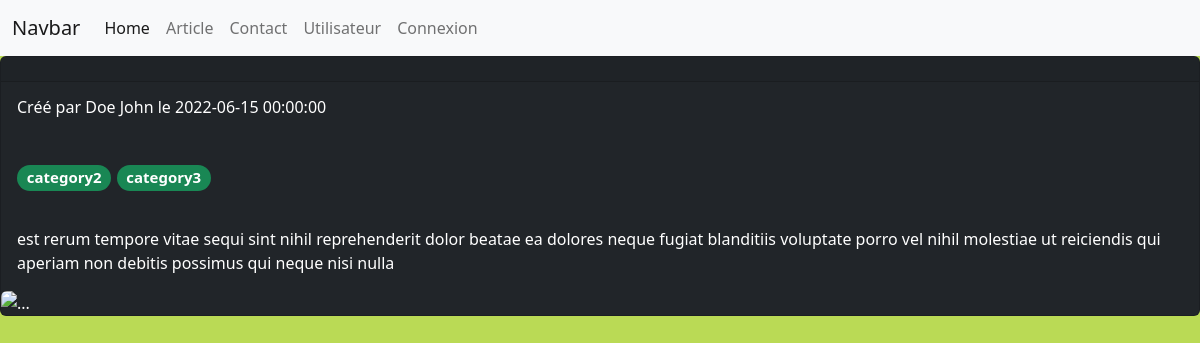
Screenshot of /?page=article_show&id=1 with the database file from the repository.
### tables this page shows
CREATE TABLE `user` (
    `id` int PRIMARY KEY NOT NULL AUTO_INCREMENT,
    `lastname` varchar(255),
    `firstname` varchar(255),
    `username` varchar(50),
    `password` varchar(255)
);

CREATE TABLE `article` (
    `id` int PRIMARY KEY NOT NULL AUTO_INCREMENT,
    `title` varchar(255),
    `content` longtext,
    `date_published` datetime,
    `user_id` int
);

CREATE TABLE `category` (
    `id` int PRIMARY KEY NOT NULL AUTO_INCREMENT,
    `name` varchar(255)
);

### lib/Controller/AbstractController.php (called while the page is built)
<?php
abstract class AbstractController
{
    public function renderView(string $path , array $params = []):string
    {
        return require_once dirname(__DIR__,2).$path;
    }
}

### src/Controller/ArticleController.php (called while the page is built, shortened)
<?php
require_once dirname(__DIR__, 2) . "/lib/Controller/AbstractController.php";
?>
<?php
class ArticleController extends AbstractController
{
        public function show()
        {
            $category = [];
            $article = NULL;
            $user = NULL;
            if (isset($_GET['id'])) {
                $articleRepository = new ArticleRepository();
                $article = $articleRepository->find($_GET['id']);
                $userRepository = new UserRepository();
                $user = $userRepository->find($article->getUserId());
                $categoryRepository = new CategoryRepository();
                $category = $categoryRepository->findByArticleId($article) ?? [];
            }
            return $this->renderView("/template/Articles/article_show.phtml", [
                "article" => $article,
                "user" => $user,
                "category" => $category
            ]);
        }
}
?>

### src/service/router.php (called while the page is built, shortened)
<?php
require_once "../src/Controller/ArticleController.php";
function getRouteFromUrl(): void
{
    $path = ROUTING["home"];
    if (isset($_GET["page"]) && isset(ROUTING[$_GET["page"]])) {
        $path =   ROUTING[$_GET["page"]];
    }
    $controller = new $path['controller'];
    $controller->{$path['action']}();
}

### public/index.php (called while the page is built, shortened)
<?php
require_once  dirname(__DIR__) . "/src/service/router.php";
require_once  dirname(__DIR__) . "/template/base.phtml";

### lib/Repository/AbstractRepository.php (called while the page is built, shortened)
<?php
abstract class AbstractRepository
{
        private function  connect()
        {
          $db = new PDO(self::DATABASE_NAME, self::DATABAS_USERNAME, self::DATABASE_PASSWORD);
          $db->exec("SET NAMES utf8");
          return $db;
        }
        protected function executeQuery(string $query, string $class, array $params = [])
        {
          $connexion = $this->connect();
          $statment = $connexion->prepare($query);
          foreach ($params as $key => $value) {
            $statment->bindValue($key, $value);
          }
          $statment->execute();
          $result = null;
          $statment->setFetchMode(PDO::FETCH_CLASS, $class);
           if ($statment->rowCount() === 1) $result = $statment->fetch();
           if ($statment->rowCount() > 1) $result = $statment->fetchAll();
           return $result;
          }
}

### src/Repository/UserRepository.php (called while the page is built, shortened)
<?php
require_once dirname(__DIR__, 2)."/lib/Repository/AbstractRepository.php";
require_once dirname(__DIR__, 2)."/src/Model/User.php";
class UserRepository extends AbstractRepository
{
            public function find($id)
            {
                  $query = "SELECT * FROM `user` WHERE `id` = :id;";
                  $params = [":id" => $id];
                  return $this->executeQuery($query, 'User', $params);
            }
}
?>

### src/Model/User.php (called while the page is built, shortened)
<?php
class User
{
      private string $lastname;
      private string $firstname;
      public function getLastname(): ?string
      {
            return $this->lastname;
      }
      public function getFirstname(): ?string
      {
            return $this->firstname;
      }
      }
?>

### src/Repository/ArticleRepository.php (called while the page is built, shortened)
<?php
require_once dirname(__DIR__, 2) . "/lib/Repository/AbstractRepository.php" ;
require_once dirname(__DIR__,2) . "/src/Model/Article.php" ;
?>
<?php
class ArticleRepository extends AbstractRepository {
          public function find($id)
          {
              $query = "SELECT * FROM article WHERE id = :id;";
              $params = [":id" => $id];
              return  $this->executeQuery($query, 'article', $params);
          }
}
?>

### src/Model/Article.php (called while the page is built, shortened)
<?php
class Article
{
     private ?string $content;
     private ?string $date_published;
     private $file_path_image;
     public function getContent(): ?string
     {
          return $this->content;
     }
     public function getPublishedDate(): ?string
     {
           return $this->date_published;
     }
     public function getFile_path_image()
     {
            return $this->file_path_image;
     }
}
?>

### src/Repository/CategoryRepository.php (called while the page is built, shortened)
<?php
require_once dirname(__DIR__, 2) . "/lib/Repository/AbstractRepository.php" ;
require_once dirname(__DIR__, 2) . "/src/Model/Category.php" ;
require_once dirname(__DIR__, 2) . "/src/Model/Article.php" ;
?>
<?php
class CategoryRepository extends AbstractRepository
{
        public function findByArticleId($article)
        {
              $query = "SELECT id, name FROM category INNER JOIN article_category ON category.id = article_category.category_id WHERE
              article_category.article_id = :article_id;";
              $params = [":article_id" =>$article->getId()];
              return $this->executeQuery($query, 'Category', $params);
        }
}
?>

### src/Model/Category.php (called while the page is built, shortened)
<?php
class Category
{
      private string $name;
      public function getName(): string
      {
        return $this->name;
      }
}
?>

### template/Articles/article_show.phtml (the view)
<div class="card text-bg-dark mb-3">
  <div class="card-header"><?php  echo "<h4>". $params["article"]->getTitle()."</h4>"; ?>
  </div>
  <div class="card-body">
    <h6 class="card-title">Créé par <?php echo $params["user"]->getLastname() . " " . $params["user"]->getFirstname() ?>
      le <?php echo $params["article"]-> getPublishedDate(); ?></h6>
    <div class=" col-12">
      <p class="text-start fs-5">
        <?php foreach ($params["category"] as $key => $category): ?>
        <span class="badge rounded-pill text-bg-success" style=" margin-top:40px; margin-bottom:20px;">
          <?php echo $category->getName(); ?></span>
        <?php endforeach; ?>
      </p>
    </div>
    <p class=" card-text"><?php echo $params["article"]->getContent(); ?>
    </p>
  </div>
  <div>
    <img src="<?php  echo $params["article"]->getFile_path_image(); ?>" class="rounded mx-auto d-block" alt="...">
  </div>
</div>

### public/css/main.css (style rules this page uses)
body { background-color: #bada55; }

### rows the page displays
user: lastname "Doe", firstname "John"
article: date_published "2022-06-15 00:00:00", content "est rerum tempore vitae sequi sint nihil reprehenderit dolor beatae ea dolores neque fugiat blanditiis voluptate porro vel nihil molestiae ut reiciendis qui aperiam non debitis possimus qui neque nisi nulla"
category: name "category2"
category: name "category3"
